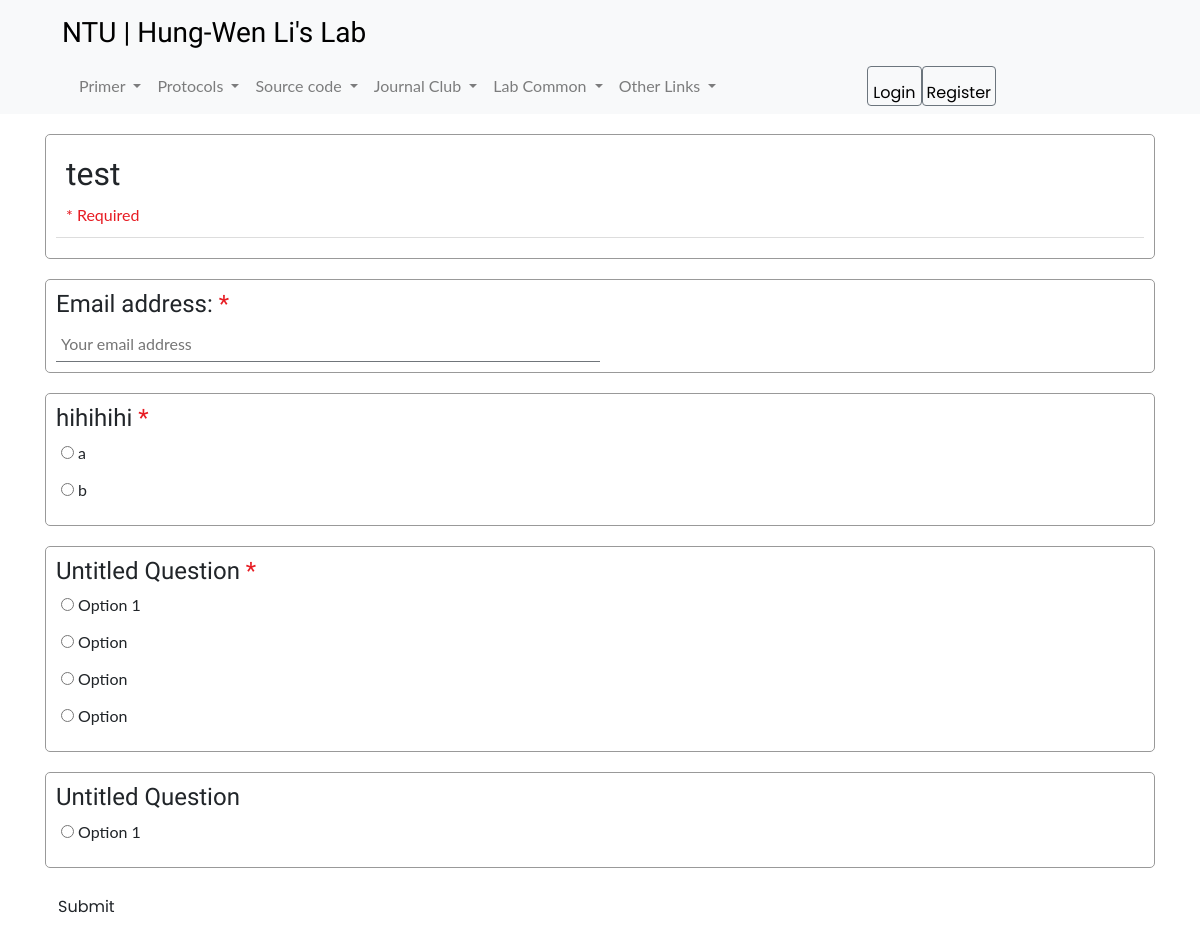
Screenshot of /form/form/crpq2m17a7FGtSXtkAqknkKi7JatVL/viewform with the database file from the repository.
### index/models.py (models this page shows)
class Form(models.Model):
    code = models.CharField(max_length=30)
    title = models.CharField(max_length=200)
    description = models.CharField(max_length=10000, blank = True)
    creator = models.ForeignKey(User, on_delete = models.CASCADE, related_name = "creator")
    background_color = models.CharField(max_length=20, default = "#d9efed")
    text_color = models.CharField(max_length=20, default="#272124")
    collect_email = models.BooleanField(default=False)
    authenticated_responder = models.BooleanField(default = False)
    edit_after_submit = models.BooleanField(default=False)
    confirmation_message = models.CharField(max_length = 10000, default = "Your response has been recorded.")
    is_quiz = models.BooleanField(default=False)
    allow_view_score = models.BooleanField(default= True)
    createdAt = models.DateTimeField(auto_now_add = True)
    updatedAt = models.DateTimeField(auto_now = True)
    questions = models.ManyToManyField(Questions, related_name = "questions")

class Questions(models.Model):
    question = models.CharField(max_length= 10000)
    question_type = models.CharField(max_length=20)
    required = models.BooleanField(default= False)
    answer_key = models.CharField(max_length = 5000, blank = True)
    score = models.IntegerField(blank = True, default=0)
    feedback = models.CharField(max_length = 5000, null = True)
    choices = models.ManyToManyField(Choices, related_name = "choices")

class Choices(models.Model):
    choice = models.CharField(max_length=5000)
    is_answer = models.BooleanField(default=False)

### index/views.py (the view)
# urls.py: path('form/<str:code>/viewform', views.view_form, name="view_form"),
def view_form(request, code):
    formInfo = Form.objects.filter(code = code)
    if formInfo.count() == 0:
        return HttpResponseRedirect(reverse('404'))
    else: formInfo = formInfo[0]
    if formInfo.authenticated_responder:
        if not request.user.is_authenticated:
            return HttpResponseRedirect(reverse("login"))
    return render(request, "index/view_form.html", {
        "form": formInfo
    })

### index/templates/index/view_form.html (shortened to what this page needs)
{% extends 'index/layout.html' %}
{% load static %}
{% block body %}
<div class="container-fluid">
    <form class="container" method="POST" action="{% url 'submit_form' form.code %}" autocomplete="off">
        <div class="margin-top-bottom box question-box">
            <div class="form-title-box">
                <h1 class="form-title txtClr">{{form.title}}</h1>
                <p class="required-info">* Required</p>
            </div>
        </div>
        {% if form.collect_email %}
        <div class="margin-top-bottom box question-box">
            <h1 class="question-title txtClr">Email address: <span class="require-star">*</span></h1>
            <input type="email" name="email-address" class="short-answer" placeholder="Your email address" required>
        </div>
        {% endif %}
        {% for question in form.questions.all %}
        <div class="margin-top-bottom box question-box">
            <h1 class="question-title txtClr">{{question.question}} {% if question.required %}<span class="require-star">*</span>{% endif %}</h1>
            {% if question.question_type == "short" %}
                <input type="text" name="{{question.id}}" class="short-answer" placeholder = "Your answer" {% if question.required %} required {% endif %}>
            {% elif question.question_type == "paragraph" %}
                <textarea name="{{question.id}}" placeholder="Your answer" class="long-answer textarea-adjust" {% if question.required %} required {% endif %}></textarea>
            {% elif question.question_type == "multiple choice" %}
                {% for choice in question.choices.all %}
                <div class="multiple-choice">
                    <input type="radio" name="{{question.id}}" id="{{choice.id}}" {% if question.required %} required {% endif %} value="{{choice.id}}">
                    <label for="{{choice.id}}" class="txtClr">{{choice.choice}}</label>
                </div>
                {% endfor %}
            {% endif %}
        </div>
        {% endfor %}
        <div class="margin-top-bottom">
            <input type="submit" value="Submit" class="btn btn-submit">
        </div>
    </form>
</div>
{% endblock %}

### index/static/index/HurlUI.css (style rules this page uses)
body { margin: 0; padding: 0; font-family: "Times New Roman","Roboto Condensed", "Poppins","Arial"; }
.margin-top-bottom { margin: 20px 0; }
.container { padding-right: 15px; padding-left: 15px; margin-right: auto; margin-left: auto; }
.container-fluid { width: 100%; }
.btn { padding: 10px; border: 1px solid black; border-radius: 5px; text-decoration: none; font-size: 1rem; color: black; font-family: "Poppins"; }
.box { padding: 10px; border: 1px solid #999; border-radius: 5px; width: -webkit-fill-available; }
@media only screen and (min-width: 768px) { .container { width: 750px; } }
@media only screen and (min-width: 992px) { .container { width: 970px; } }
@media only screen and (min-width: 1200px) { .container { width: 1170px; } }

### index/static/index/style.css (style rules this page uses)
body { scroll-behavior: smooth; }
.question-box { background-color: #FFF; }
.form-title { font-size: 2rem; font-family: "Google Sans"; font-weight: normal; margin: 10px; width: -webkit-fill-available; }
.form-title-box { border-bottom: 1px solid #ddd; }
.question-title { font-family: "Google Sans"; font-size: 1.3rem; font-weight: normal; }
.require-star { color: #E71C23; }
.question-title { font-family: "Google Sans"; font-size: 1.5rem; width: 65%; }
.short-answer { width: 50%; border: none; padding: 5px; border-bottom: 1px solid #70757a; }
.multiple-choice { width: 100%; margin: 5px; }
.btn-submit { background-color: #1a73e8; color: #fff; border: 1px solid #fff; cursor: pointer; }
.required-info { color: #E71C23; margin: 10px; }
.question-title { font-family: "Google Sans"; font-size: 1.5rem; }

### index/static/index/post.css (style rules this page uses)
h1, h2, h3, h4, h5, h6 { font-family: "Playfair Display", Georgia, "Times New Roman", serif;, }

### index/templates/index/layout.html (style rules this page uses)
body { font-family: "Lato", sans-serif; }

### rows the page displays
Form: title "test"
Questions: question "hihihihi", required "☐ a", required "☐ b"
Choices: choice "a"
Choices: choice "b"
Questions: question "Untitled Question", required "☐ Option 1", required "☐ Option"
Choices: choice "Option 1"
Choices: choice "Option"
Choices: choice "Option"
Choices: choice "Option"
Questions: question "Untitled Question", required "☐ Option 1"
Choices: choice "Option 1"
